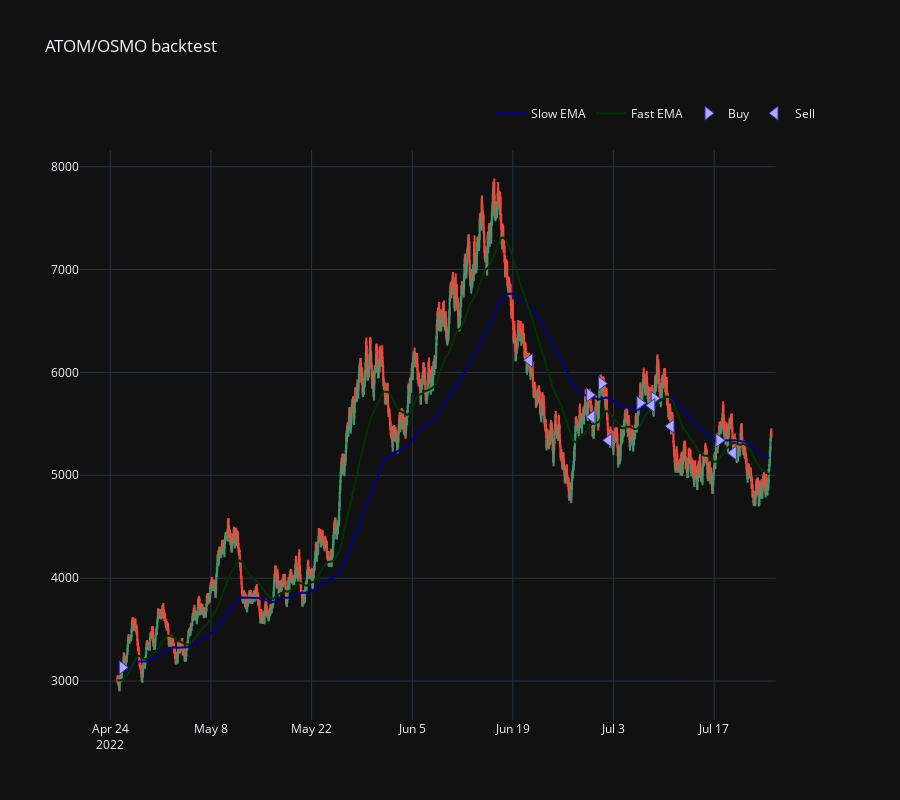

The code cell stored with this chart in its notebook:
### Code cell
from tradeexecutor.visual.single_pair import visualise_single_pair

figure = visualise_single_pair(state, universe.universe.candles, start_at=start_at_strategy)
figure.update_layout(template="plotly_dark")  # Dark color theme https://plotly.com/python/templates/
figure.show()

### Figure 1 — Plotly figure (JSON) as saved in the notebook; plotly's stock layout.template omitted (floating-point values rounded to 4 significant figures; data arrays with more than 128 entries replaced by an {"elided": "..."} marker saying what was removed)
{"data": [{"close": {"elided": "2184 float values"}, "high": {"elided": "2184 float values"}, "hoverinfo": "text", "low": {"elided": "2184 float values"}, "open": {"elided": "2184 float values"}, "showlegend": false, "text": {"elided": "2184 str values"}, "type": "candlestick", "x": {"elided": "2184 str values"}, "xaxis": "x", "yaxis": "y"}, {"line": {"color": "darkblue", "shape": "linear"}, "mode": "lines", "name": "Slow EMA", "type": "scatter", "x": {"elided": "273 str values"}, "xaxis": "x", "y": {"elided": "273 float values"}, "yaxis": "y"}, {"line": {"color": "#003300", "shape": "linear"}, "mode": "lines", "name": "Fast EMA", "type": "scatter", "x": {"elided": "273 str values"}, "xaxis": "x", "y": {"elided": "273 float values"}, "yaxis": "y"}, {"hoverinfo": "text", "marker": {"color": "#aaaaff", "line": {"color": "#3333aa", "width": 1}, "size": 12, "symbol": "triangle-right"}, "mode": "markers", "name": "Buy", "text": ["Buy ATOM<br><br>Executed at: 2022-04-25 16:00:00<br>Value: 9000.0000 USD<br>Quantity: 2.873113 ATOM<br><br>Mid-price: 3130.9250 ATOM / USD<br>Executed at price: 3132.4905 ATOM / USD<br>Estimated execution price: 3132.4905 ATOM / USD<br><br>Fees paid: $4.50<br>Fees planned: $4.50<br>Fees: 0.0005 %", "Buy ATOM<br><br>Executed at: 2022-06-29 16:00:00<br>Value: 16709.9833 USD<br>Quantity: 2.888576 ATOM<br><br>Mid-price: 5781.9606 ATOM / USD<br>Executed at price: 5784.8516 ATOM / USD<br>Estimated execution price: 5784.8516 ATOM / USD<br><br>Fees paid: $8.35<br>Fees planned: $8.35<br>Fees: 0.0005 %", "Buy ATOM<br><br>Executed at: 2022-07-01 08:00:00<br>Value: 16140.0233 USD<br>Quantity: 2.737618 ATOM<br><br>Mid-price: 5892.6994 ATOM / USD<br>Executed at price: 5895.6457 ATOM / USD<br>Estimated execution price: 5895.6457 ATOM / USD<br><br>Fees paid: $8.07<br>Fees planned: $8.07<br>Fees: 0.0005 %", "Buy ATOM<br><br>Executed at: 2022-07-06 16:00:00<br>Value: 14763.2444 USD<br>Quantity: 2.587716 ATOM<br><br>Mid-price: 5702.2742 ATOM / USD<br>Executed at price: 5705.1253 ATOM / USD<br>Estimated execution price: 5705.1253 ATOM / USD<br><br>Fees paid: $7.38<br>Fees planned: $7.38<br>Fees: 0.0005 %", "Buy ATOM<br><br>Executed at: 2022-07-08 16:00:00<br>Value: 14693.7175 USD<br>Quantity: 2.555143 ATOM<br><br>Mid-price: 5747.7708 ATOM / USD<br>Executed at price: 5750.6447 ATOM / USD<br>Estimated execution price: 5750.6447 ATOM / USD<br><br>Fees paid: $7.35<br>Fees planned: $7.35<br>Fees: 0.0005 %", "Buy ATOM<br><br>Executed at: 2022-07-17 16:00:00<br>Value: 14056.8352 USD<br>Quantity: 2.631007 ATOM<br><br>Mid-price: 5340.0895 ATOM / USD<br>Executed at price: 5342.7596 ATOM / USD<br>Estimated execution price: 5342.7596 ATOM / USD<br><br>Fees paid: $7.03<br>Fees planned: $7.03<br>Fees: 0.0005 %"], "type": "scatter", "x": ["2022-04-25T16:00:00", "2022-06-29T16:00:00", "2022-07-01T08:00:00", "2022-07-06T16:00:00", "2022-07-08T16:00:00", "2022-07-17T16:00:00"], "xaxis": "x", "y": [3131.0, 5782.0, 5893.0, 5702.0, 5748.0, 5340.0], "yaxis": "y"}, {"hoverinfo": "text", "marker": {"color": "#aaaaff", "line": {"color": "#3333aa", "width": 1}, "size": 12, "symbol": "triangle-left"}, "mode": "markers", "name": "Sell", "text": ["Sell ATOM<br><br>Executed at: 2022-06-21 08:00:00<br>Value: 17566.6481 USD<br>Quantity: 2.873113 ATOM<br><br>Mid-price: 6117.2095 ATOM / USD<br>Executed at price: 6114.1509 ATOM / USD<br>Estimated execution price: 6114.1509 ATOM / USD<br><br>Fees paid: $8.79<br>Fees planned: $8.79<br>Fees: 0.0005 %", "Sell ATOM<br><br>Executed at: 2022-06-30 00:00:00<br>Value: 16076.6944 USD<br>Quantity: 2.888576 ATOM<br><br>Mid-price: 5568.3966 ATOM / USD<br>Executed at price: 5565.6124 ATOM / USD<br>Estimated execution price: 5565.6124 ATOM / USD<br><br>Fees paid: $8.04<br>Fees planned: $8.04<br>Fees: 0.0005 %", "Sell ATOM<br><br>Executed at: 2022-07-02 08:00:00<br>Value: 14610.2690 USD<br>Quantity: 2.737618 ATOM<br><br>Mid-price: 5339.5251 ATOM / USD<br>Executed at price: 5336.8554 ATOM / USD<br>Estimated execution price: 5336.8554 ATOM / USD<br><br>Fees paid: $7.31<br>Fees planned: $7.31<br>Fees: 0.0005 %", "Sell ATOM<br><br>Executed at: 2022-07-08 08:00:00<br>Value: 14685.9923 USD<br>Quantity: 2.587716 ATOM<br><br>Mid-price: 5678.1110 ATOM / USD<br>Executed at price: 5675.2719 ATOM / USD<br>Estimated execution price: 5675.2719 ATOM / USD<br><br>Fees paid: $7.35<br>Fees planned: $7.35<br>Fees: 0.0005 %", "Sell ATOM<br><br>Executed at: 2022-07-11 00:00:00<br>Value: 13986.0705 USD<br>Quantity: 2.555143 ATOM<br><br>Mid-price: 5476.4328 ATOM / USD<br>Executed at price: 5473.6946 ATOM / USD<br>Estimated execution price: 5473.6946 ATOM / USD<br><br>Fees paid: $7.00<br>Fees planned: $7.00<br>Fees: 0.0005 %", "Sell ATOM<br><br>Executed at: 2022-07-19 16:00:00<br>Value: 13718.6554 USD<br>Quantity: 2.631007 ATOM<br><br>Mid-price: 5216.8317 ATOM / USD<br>Executed at price: 5214.2233 ATOM / USD<br>Estimated execution price: 5214.2233 ATOM / USD<br><br>Fees paid: $6.86<br>Fees planned: $6.86<br>Fees: 0.0005 %"], "type": "scatter", "x": ["2022-06-21T08:00:00", "2022-06-30T00:00:00", "2022-07-02T08:00:00", "2022-07-08T08:00:00", "2022-07-11T00:00:00", "2022-07-19T16:00:00"], "xaxis": "x", "y": [6117.0, 5568.0, 5340.0, 5678.0, 5476.0, 5217.0], "yaxis": "y"}], "layout": {"height": 800, "legend": {"orientation": "h", "x": 1, "xanchor": "right", "y": 1.09, "yanchor": "top"}, "margin": {"t": 150}, "title": {"text": "ATOM/OSMO backtest", "y": 0.95}, "xaxis": {"anchor": "y", "domain": [0, 0.94], "rangeslider": {"visible": false}}, "yaxis": {"anchor": "x", "domain": [0, 1]}, "yaxis2": {"anchor": "x", "overlaying": "y", "side": "right"}}}
